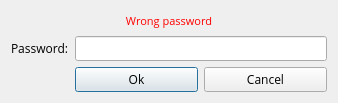
<?xml version="1.0" encoding="UTF-8"?>
<ui version="4.0">
 <class>PasswordDialog</class>
 <widget class="QDialog" name="PasswordDialog">
  <property name="geometry">
   <rect>
    <x>0</x>
    <y>0</y>
    <width>338</width>
    <height>103</height>
   </rect>
  </property>
  <property name="minimumSize">
   <size>
    <width>338</width>
    <height>0</height>
   </size>
  </property>
  <property name="maximumSize">
   <size>
    <width>338</width>
    <height>16777215</height>
   </size>
  </property>
  <property name="font">
   <font>
    <family>Open Sans</family>
    <pointsize>9</pointsize>
   </font>
  </property>
  <property name="windowTitle">
   <string>Enter password</string>
  </property>
  <layout class="QGridLayout" name="gridLayout">
   <item row="1" column="1" colspan="2">
    <widget class="QLineEdit" name="m_passwordEdit">
     <property name="sizePolicy">
      <sizepolicy hsizetype="Expanding" vsizetype="Fixed">
       <horstretch>0</horstretch>
       <verstretch>0</verstretch>
      </sizepolicy>
     </property>
     <property name="echoMode">
      <enum>QLineEdit::Password</enum>
     </property>
    </widget>
   </item>
   <item row="3" column="2">
    <widget class="QPushButton" name="m_cancelButton">
     <property name="text">
      <string>Cancel</string>
     </property>
    </widget>
   </item>
   <item row="1" column="0">
    <widget class="QLabel" name="label">
     <property name="sizePolicy">
      <sizepolicy hsizetype="Maximum" vsizetype="Preferred">
       <horstretch>0</horstretch>
       <verstretch>0</verstretch>
      </sizepolicy>
     </property>
     <property name="text">
      <string>Password:</string>
     </property>
    </widget>
   </item>
   <item row="3" column="1">
    <widget class="QPushButton" name="m_okButton">
     <property name="enabled">
      <bool>true</bool>
     </property>
     <property name="text">
      <string>Ok</string>
     </property>
     <property name="default">
      <bool>true</bool>
     </property>
    </widget>
   </item>
   <item row="0" column="0" colspan="3">
    <widget class="QLabel" name="m_errorLabel">
     <property name="minimumSize">
      <size>
       <width>122</width>
       <height>0</height>
      </size>
     </property>
     <property name="styleSheet">
      <string notr="true">color: #ff0000; font: 11px;</string>
     </property>
     <property name="text">
      <string>Wrong password</string>
     </property>
     <property name="alignment">
      <set>Qt::AlignCenter</set>
     </property>
    </widget>
   </item>
  </layout>
 </widget>
 <resources/>
 <connections>
  <connection>
   <sender>m_okButton</sender>
   <signal>clicked()</signal>
   <receiver>PasswordDialog</receiver>
   <slot>accept()</slot>
   <hints>
    <hint type="sourcelabel">
     <x>142</x>
     <y>84</y>
    </hint>
    <hint type="destinationlabel">
     <x>158</x>
     <y>52</y>
    </hint>
   </hints>
  </connection>
  <connection>
   <sender>m_cancelButton</sender>
   <signal>clicked()</signal>
   <receiver>PasswordDialog</receiver>
   <slot>reject()</slot>
   <hints>
    <hint type="sourcelabel">
     <x>257</x>
     <y>84</y>
    </hint>
    <hint type="destinationlabel">
     <x>158</x>
     <y>52</y>
    </hint>
   </hints>
  </connection>
 </connections>
</ui>
